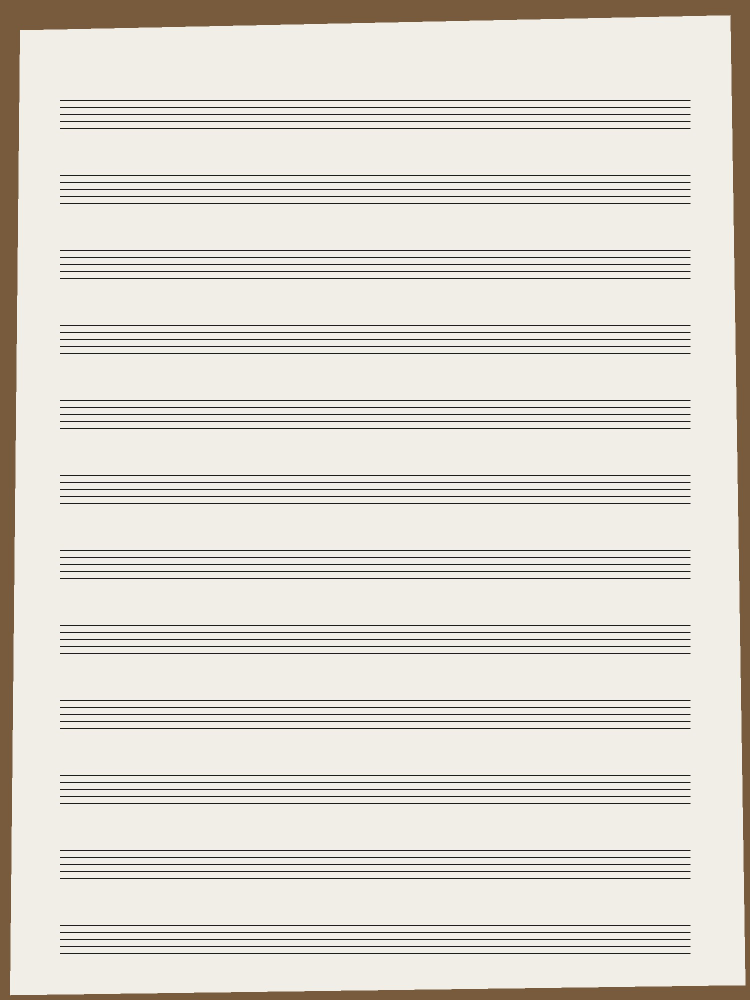
#> input picture fixtures/photo.jpg, 1500 x 2000 px, given in place of photo.jpg.png, which was not available (shown at 1/2 size)
$ python -i final.py   (imports and definitions only)
#> lines starting #> are read from the running program, lines starting #| are printed output that depends on the picture
# From the 4x enlargement to the cover: exact size 1240 x 1754, a little of the original's soft
# texture mixed back in (the enlarger can make surfaces waxy), a fine paper grain, a gentle
# sharpening and a thumbnail. Output: out/<id>.jpg and out/t/<id>.jpg
import os, sys, json
import numpy as np
from PIL import Image, ImageFilter

W, H = 1240, 1754
# [2 lines not run here, left out]
rng = np.random.default_rng(3)

def finish(k):
#> called with k = '../fixtures/photo.jpg'
    up = Image.open(f'up/{k}.png').convert('RGB').resize((W, H), Image.LANCZOS)
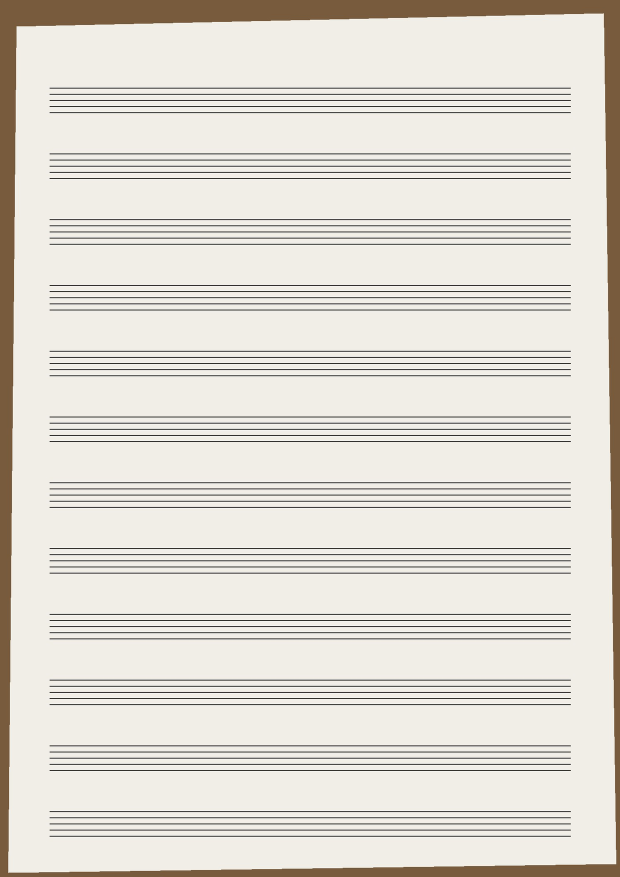
#> up: PIL image 1240x1754 RGB (shown at 1/2 size); mean R, G, B 222.2, 217.6, 209.7
    soft = Image.open(f'crops/{k}.png').convert('RGB').resize((W, H), Image.BICUBIC)
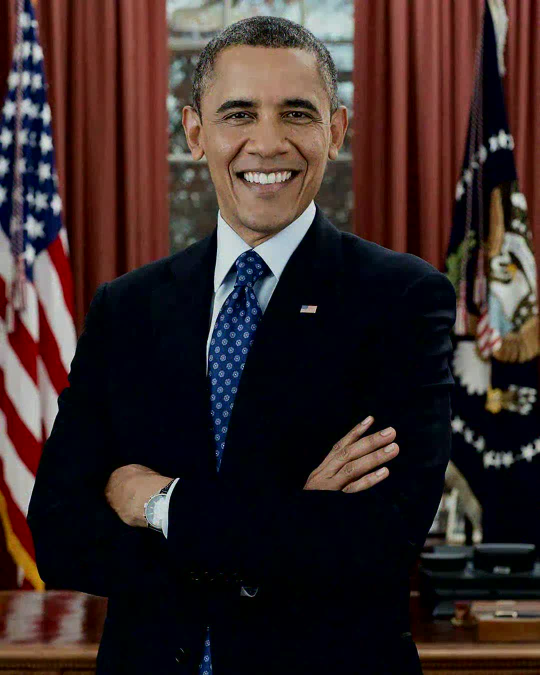
#> input picture fixtures/grade_face.jpg, 1080 x 1350 px, given in place of photo.jpg.png, which was not available (shown at 1/2 size)
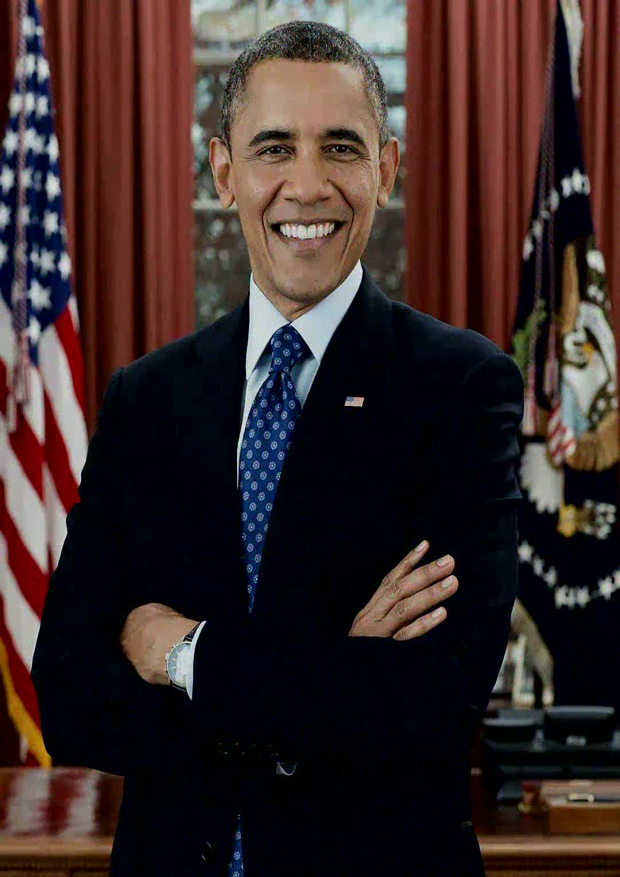
#> soft: PIL image 1240x1754 RGB (shown at 1/2 size); mean R, G, B 56.8, 41.4, 40.4
    a = np.asarray(up).astype(np.float32); b = np.asarray(soft).astype(np.float32)
    # records are photographs of shiny vinyl: less texture back, the rest are paper and paint
#> (the run stopped early here; a loop or call above may not have finished)
